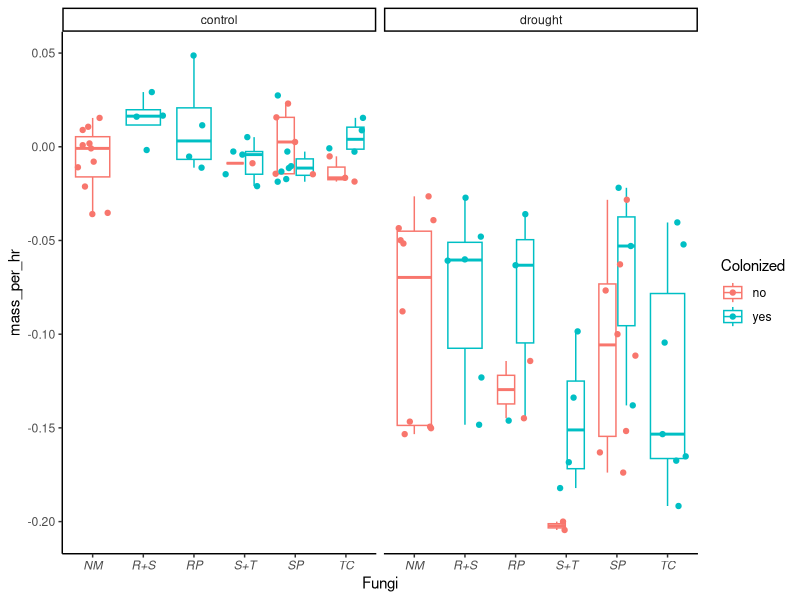
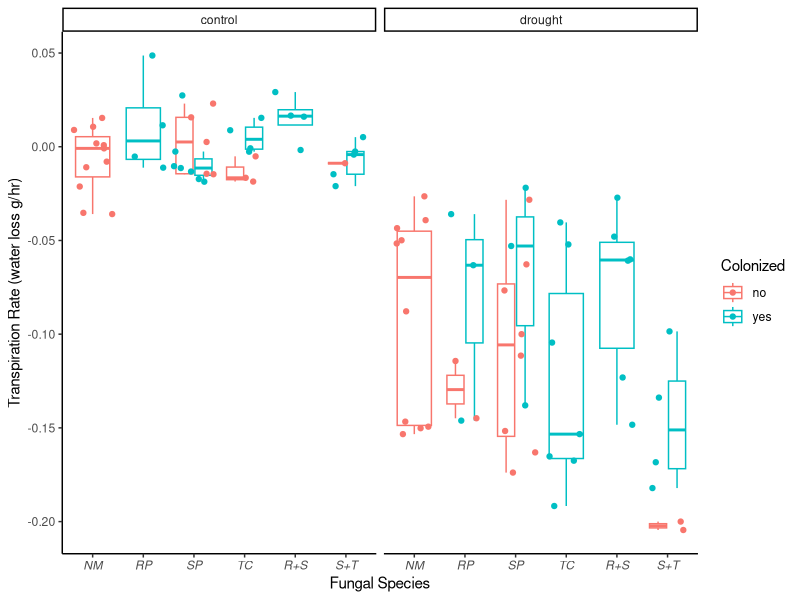

Source code (R) for these figures, in order: (Note: this script raises an error after producing the figures.)
require(tidyverse)
require(readxl)
require(cowplot)

# Laura's effort

# Reshape the data

lysimetry_data = read_csv("Lysimetry_data.csv")
lysimetry_data = lysimetry_data[1:89,] #for some reason we're getting a ton of blank lines at the end, cutting them here.
treatments = read_csv("Treatment_key.csv") %>%
  mutate(ID = Plant_ID)

# Reshape the data (thanks Chat GPT for the regex and tidyverse wizardry!)
reshaped_data <- lysimetry_data %>%
  pivot_longer(cols = -ID,
               names_to = c(".value", "date"),
               names_pattern = "(sample|Time)(.*)") %>%
  drop_na()

reshaped_data = mutate(reshaped_data,
                       newtime = parse_date_time(reshaped_data$Time, "mdy_HM"))
# A couple of the times are hours minutes AND seconds, dealing
# with this below. (A savvier coder would use tidyverse for this
# but LB is faster with base R.)
for (i in 1:nrow(reshaped_data)) {
  if (is.na(reshaped_data$newtime[i])) {
    reshaped_data$newtime[i] = parse_date_time(reshaped_data$Time[i], "mdy_HMS")
  }
}

reshaped_data <- reshaped_data %>%
  select(ID, sample, newtime) %>%
  arrange(ID, desc(newtime))

last_three <- reshaped_data %>%
  group_by(ID) %>%
  slice_head(n = 3) %>%
  ungroup()

last_and_third_to_last <- reshaped_data %>%
  group_by(ID) %>%
  slice(c(1,3)) %>% # keep just last and third to last measurement
  ungroup()

last_and_second_to_last <- reshaped_data %>%
  group_by(ID) %>%
  slice(c(3,2)) %>% # keep just last and second to last measurement
  ungroup()

# now working to calculate hourly loss
hourly_loss <- last_and_third_to_last %>%
  arrange(ID, desc(newtime)) %>%
  group_by(ID) %>%
  summarize(massdiff_g = first(sample) - last(sample), # generates some confusing negative values, what's up?
            timediff = first(newtime) - last(newtime)) %>%
  mutate(mass_per_day = massdiff_g/as.numeric(timediff)) %>%
  mutate(mass_per_hr = mass_per_day/24) #24 hrs per day

# So, it looks like the last and third to last measurements do
# NOT consistently capture the final 48 hrs. 
# will need to fix this.
# for now, what does it look like?

# Adding in treatment info for plotting

alltogether = left_join(hourly_loss, treatments)

# Test boxplot

testplot = ggplot(data = alltogether) +
  theme_classic() +
  theme(axis.text.x = element_text(face = "italic")) +
  geom_boxplot(outlier.shape = NA, aes(x = Species, y = mass_per_hr, color = Colonized)) +
  geom_jitter(aes(x = Species, y = mass_per_hr, color = Colonized)) +
  xlab("Fungi") + 
  facet_grid(. ~ Treatment)
  ylab("Transpiration rate (water loss g/hr)") +
  scale_x_discrete(breaks=c("NM","SP", "TC", "RP", "R+S", "R+T"),
                   labels=c("No fungi",
                            "Suillus ponderosus", 
                            "Truncocolumella citrina",
                            "Rhizopogon evadens",
                            "R. evadens and S. ponderosus",
                            "R. evadens and T. citrina"))

testplot
# Preliminary thoughts:
# I think I calculated these rates backwards?
# all the mass losses for drought are negative.
# scale_x_discrete not working with the faceted plot
# would need to redo axis labels for publication


# DAG's effort 7/19/24
library(ggplot2)
library(dplyr)

# Boxplot
alltogether$Species <- factor(alltogether$Species, levels = c("NM", "RP", "SP", "TC", "R+S", "S+T"))


testplot <- ggplot(data = alltogether) +
  theme_classic() +
  theme(axis.text.x = element_text(face = "italic")) +
  geom_boxplot(aes(x = Species, y = mass_per_hr, color = Colonized), outlier.shape = NA) +
  geom_jitter(aes(x = Species, y = mass_per_hr, color = Colonized)) +
  xlab("Fungal Species") + 
  ylab("Transpiration Rate (water loss g/hr)") +
  scale_x_discrete(labels = c("NM",
                              "RP",
                              "SP", 
                              "TC",
                              "R+S",
                              "S+T")) +
  facet_grid(. ~ Treatment)

print(testplot)

#New boxplot changes
alltogether <- alltogether %>%
  mutate(Species = case_when(
    grepl("NM", Species_Treatment) ~ "NM",
    grepl("RP", Species_Treatment) ~ "RP",
    grepl("SP", Species_Treatment) ~ "SP",
    grepl("TC", Species_Treatment) ~ "TC",
    grepl("R\\+S", Species_Treatment) ~ "R+S",
    grepl("S\\+T", Species_Treatment) ~ "S+T"
  ))

alltogether$Species <- factor(alltogether$Species,
                              levels = c("NM", "RP", "SP", "TC", "R+S", "S+T"))

testplot <- ggplot(data = alltogether) +
  theme_classic() +
  theme(axis.text.x = element_text(face = "italic")) +
  geom_boxplot(aes(x = Species, y = mass_per_hr, color = Treatment), outlier.shape = NA) +
  geom_jitter(aes(x = Species, y = mass_per_hr, color = Treatment)) +
  xlab("Fungal Species") + 
  ylab("Transpiration Rate (water loss g/hr)") +
  scale_color_manual(name = "Treatment", values = c("control" = "deepskyblue", "drought" = "red")) +
  labs(color = "Treatment")

print(testplot)


##Atempt at finding water loss/hr in positive values

hourly_loss <- last_and_third_to_last %>%
  arrange(ID, desc(newtime)) %>%
  group_by(ID) %>%
  summarize(massdiff_g = last(sample) - first(sample), # Corrected calculation
            timediff = as.numeric(difftime(first(newtime), last(newtime), units = "hours"))) %>%
  mutate(mass_per_hr = massdiff_g / timediff) # Directly calculate mass per hour

# Calculate water loss for the last two days before harvest
last_two_days <- reshaped_data %>%
  group_by(ID) %>%
  filter(difftime(max(newtime), newtime, units = "days") <= 2) %>%
  arrange(ID, desc(newtime))

# Ensure only two measurements are considered per plant
last_two_measurements <- last_two_days %>%
  group_by(ID) %>%
  slice_head(n = 2) %>%
  ungroup()

hourly_loss <- last_two_measurements %>%
  arrange(ID, desc(newtime)) %>%
  group_by(ID) %>%
  summarize(massdiff_g = last(sample) - first(sample), # Corrected calculation
            timediff = as.numeric(difftime(first(newtime), last(newtime), units = "hours"))) %>%
  mutate(mass_per_hr = massdiff_g / timediff)

alltogether <- left_join(hourly_loss, treatments)

alltogether$Species <- factor(alltogether$Species,
                              levels = c("NM", "RP", "SP", "TC", "R+S", "S+T"))

testplot <- ggplot(data = alltogether) +
  theme_classic() +
  theme(axis.text.x = element_text(face = "italic")) +
  geom_boxplot(aes(x = Species, y = mass_per_hr, color = Treatment), outlier.shape = NA) +
  geom_jitter(aes(x = Species, y = mass_per_hr, color = Treatment)) +
  xlab("Fungal Species") + 
  ylab("Transpiration Rate (water loss g/hr)") +
  scale_color_manual(name = "Treatment", values = c("control" = "deepskyblue", "drought" = "red")) +
  labs(color = "Treatment") +
  geom_hline(yintercept = c(0.05, 0.1, 0.15, 0.2, 0.25), color = "grey", linetype = "solid") +
  ylim(0, 0.25)

print(testplot)





# Tutor's effort

LysimetryID <- read_excel("Lysimetry+Data+for+R.xlsx", range = "A1:A90")

LysimetryTime <- read_excel("Lysimetry+Data+for+R.xlsx")%>%
  select(c(contains("Time")))%>%
  mutate(`Time07/11/23`=`Time07/11/23`+4017)


# Create a new dataframe to store the differences
TimeDiff <- data.frame(matrix(NA, nrow = nrow(LysimetryTime), ncol = ncol(LysimetryTime) - 1))

for (i in 1:(ncol(LysimetryTime) - 1)) {
  TimeDiff[, i] <- LysimetryTime[, i + 1] - LysimetryTime[, i]
}
# Rename columns of differences dataframe
column_names <- colnames(LysimetryTime)[-1]

colnames(TimeDiff) <- column_names

TimeDiff <- TimeDiff*24
# Tests
sum(TimeDiff < 0, na.rm = TRUE)

# Diff in Amount ####
LysimetryMeasure <- read_excel("Lysimetry+Data+for+R.xlsx")%>%
  select(-c( ID,contains("Time")))
MeasureDiff <- data.frame(matrix(NA, nrow = nrow(LysimetryMeasure), ncol = ncol(LysimetryMeasure) - 1))

for (i in 1:(ncol(LysimetryMeasure) - 1)) {
  MeasureDiff[, i] <- LysimetryMeasure[, i + 1] - LysimetryMeasure[, i]
}
# Rename columns
column_names <- colnames(LysimetryMeasure)[-1]

colnames(MeasureDiff) <- column_names

RateChange <- MeasureDiff/TimeDiff

RateChange <- cbind(LysimetryID,RateChange)

# Rename Columns
colnames_df <- colnames(RateChange)
colnames_df <- gsub("sample", "", colnames_df)
colnames(RateChange) <- colnames_df

write.csv(RateChange, "RateChange_modified.csv", row.names = FALSE)



Lysimetry_Info <- read_excel("Lysimetry+Info.xlsx", sheet = "Days Watered")%>%
  filter(ID=='NM04')%>%
  pivot_longer(cols = -ID, names_to = "Date", values_to = "Rate")

# Reshape the data
RateChange_long <- RateChange %>%
  pivot_longer(cols = -ID, names_to = "Date", values_to = "Rate")

# Plotting
ggplot(RateChange_long, aes(x = Date, y = Rate, group = ID, color = factor(ID))) +
  geom_line() +
  geom_vline(data = Lysimetry_Info %>% filter(Rate == 10), aes(xintercept = Date), color = "blue", linetype = "dashed") +
  geom_vline(data = Lysimetry_Info %>% filter(Rate == 20), aes(xintercept = Date), color = "blue", linetype = "solid", size = 1) +
  labs(title = "Weight Change Over Time (g)",
       x = "Date",
       y = "Rate") +
  theme_minimal() +
  theme(legend.position = "none", axis.text.x = element_text(angle = 45, hjust = 1))

# Boxplot ####

Harvest_Data <- read_excel("Harvest Data.xlsx")%>%
  select(Plant_ID,Species,Treatment)


BoxDS <- merge(Harvest_Data,RateChange_long,by.x='Plant_ID', by.y = 'ID')%>%
  na.omit()
write.csv(BoxDS, "BoxDS.csv", row.names = FALSE)

BoxDS$Date <- as.Date(BoxDS$Date, format='%m/%d/%y')
BoxDS <- BoxDS%>%
  group_by(Plant_ID)%>%
  arrange(desc(Date))%>%
  slice(1:2)%>%
  ungroup()%>%
  select(-Plant_ID,-Date)%>%
  mutate(Rate=Rate*-1)%>%
  mutate(Species = factor(Species, levels = c('NM','RP','SP','TC','R+S','S+T')))



ggplot(BoxDS, aes(x=Species,y=Rate,fill=Treatment))+
  geom_boxplot()+
  ylim(0,.25)+
  theme_minimal()

#Trying to commit, will this work?
